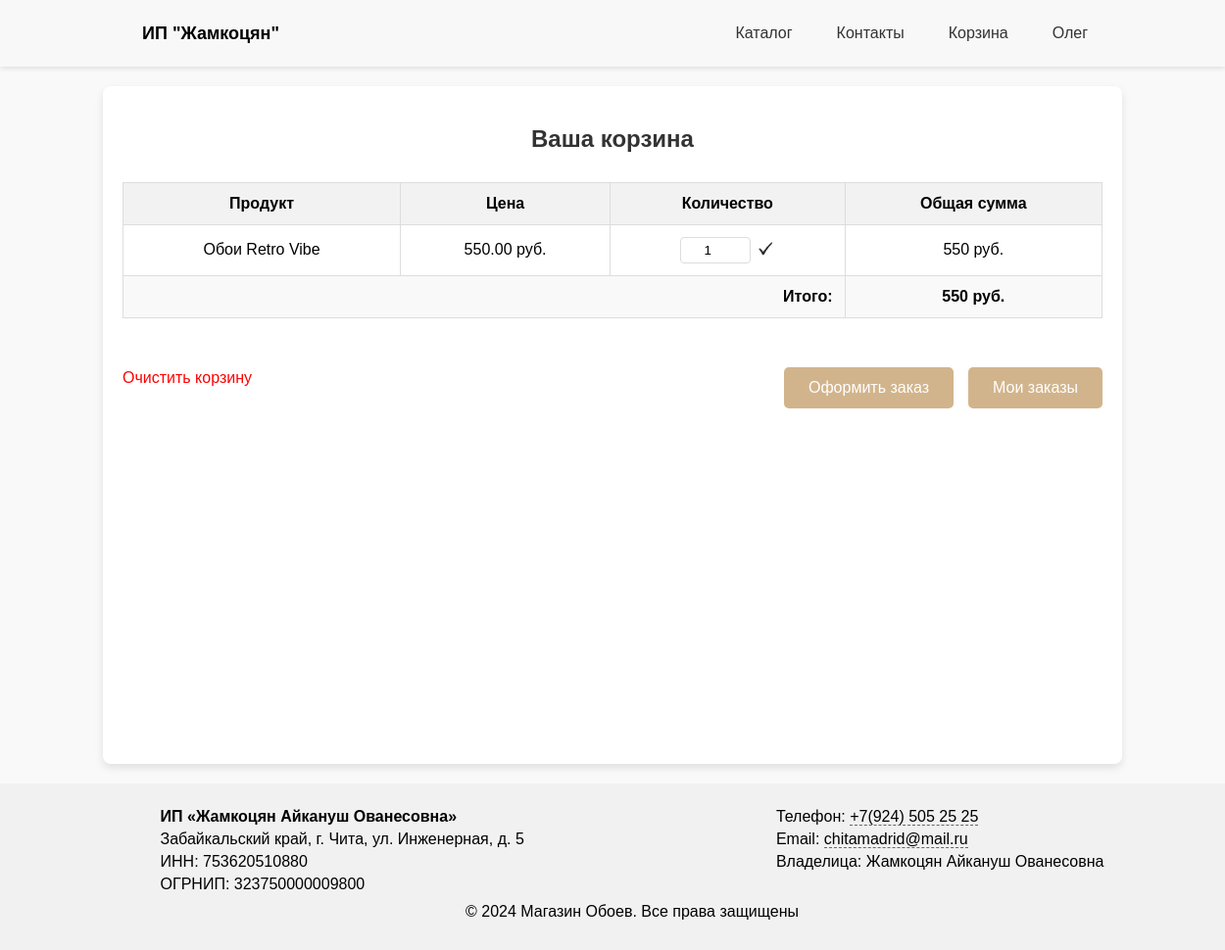
The page /cart.php (signed in) on the database its author committed.
### tables this page shows
CREATE TABLE `customers` (
  `customer_id` int NOT NULL,
  `first_name` varchar(255) NOT NULL,
  `last_name` varchar(255) NOT NULL,
  `email` varchar(255) NOT NULL,
  `phone_number` varchar(20) DEFAULT NULL,
  `address` text,
  `password` varchar(255) DEFAULT NULL,
  `image_path` varchar(255) DEFAULT NULL,
  `verification_code` varchar(6) DEFAULT NULL,
  `verification_expiry` datetime DEFAULT NULL,
  `is_verified` tinyint(1) DEFAULT '0'
);

CREATE TABLE `cart` (
  `cart_id` int NOT NULL,
  `customer_id` int DEFAULT NULL,
  `product_id` int DEFAULT NULL,
  `quantity` int NOT NULL,
  `total_price` decimal(10,2) NOT NULL
);

CREATE TABLE `products` (
  `product_id` int NOT NULL,
  `product_name` varchar(255) NOT NULL,
  `category_id` int DEFAULT NULL,
  `description` text,
  `price` decimal(10,2) NOT NULL,
  `stock_quantity` int DEFAULT '0',
  `image_path` varchar(255) DEFAULT NULL
);

CREATE TABLE `store_info` (
  `id` int NOT NULL,
  `name` varchar(255) NOT NULL,
  `address` text NOT NULL,
  `inn` varchar(12) NOT NULL,
  `ogrnip` varchar(15) NOT NULL,
  `phone` varchar(20) NOT NULL,
  `email` varchar(100) NOT NULL,
  `owner_name` varchar(255) NOT NULL
);

### cart.php (the view, shortened to what this page needs)
<?php
$conn = new mysqli('127.0.0.1', 'root', 'root', 'store_coverings');
$user_id = $_SESSION['user_id'];
$sql = "SELECT first_name, last_name, email, phone_number, address, image_path FROM customers WHERE customer_id = ?";
$stmt = $conn->prepare($sql);
$stmt->bind_param('i', $user_id);
$stmt->execute();
$result = $stmt->get_result();
$user = $result->fetch_assoc();
$sql_cart = "SELECT c.cart_id, c.product_id, c.quantity, p.product_name, p.price
             FROM cart c
             JOIN products p ON c.product_id = p.product_id
             WHERE c.customer_id = ?";
$stmt_cart = $conn->prepare($sql_cart);
$stmt_cart->bind_param('i', $user_id);
$stmt_cart->execute();
$result_cart = $stmt_cart->get_result();
$cart = $result_cart->fetch_all(MYSQLI_ASSOC);
$totalPrice = 0;
foreach ($cart as $product) {
    $totalPrice += $product['price'] * $product['quantity'];
}
?>
<!DOCTYPE html>
<html lang="ru">
<head>
    <link rel="stylesheet" href="css/style.css">
</head>
<body>
<div class="wrapper">
    <header class="header1">
        <div class="header-container1">
            <div class="logo">
                <button onclick="location.href='user.php'" style="background: none; border: none; color: black; font: inherit; cursor: pointer; padding: 0; font-weight: bold; font-size: 18px;">
                    ИП "Жамкоцян"
                </button>
            </div>
            <nav>
                <ul>
                    <li><button onclick="location.href='user_catalog1.php'">Каталог</button></li>
                    <li><button onclick="scrollToFooter()">Контакты</button></li>
                    <li><button onclick="location.href='cart.php'">Корзина</button></li>
                    <li>
                        <button>
                            <?php echo htmlspecialchars($user['first_name']); ?>
                        </button>
                    </li>
                </ul>
            </nav>
        </div>
    </header>
    <main>
        <h2>Ваша корзина</h2>
        <?php if (!empty($cart)): ?>
            <table id="cartTable">
                <thead>
                    <tr>
                        <th>Продукт</th>
                        <th>Цена</th>
                        <th>Количество</th>
                        <th>Общая сумма</th>
                    </tr>
                </thead>
                <tbody>
                    <?php foreach ($cart as $product): ?>
                        <tr data-cart-id="<?php echo $product['cart_id']; ?>">
                            <td><?php echo htmlspecialchars($product['product_name']); ?></td>
                            <td><?php echo htmlspecialchars($product['price']); ?> руб.</td>
                            <td>
                                <form method="POST" action="update_cart.php">
                                    <input type="number" name="quantity" value="<?php echo $product['quantity']; ?>" min="1" required>
                                    <button type="submit" style="background: none; border: none; padding: 0; cursor: pointer;">
                                        <img src="images/chek.png" alt="Обновить" style="width: 20px; height: 20px;">
                                    </button>
                                </form>
                            </td>
                            <td><?php echo $product['price'] * $product['quantity']; ?> руб.</td>
                        </tr>
                    <?php endforeach; ?>
                    <tr>
                        <td colspan="3" style="text-align: right; font-weight: bold;">Итого:</td>
                        <td style="font-weight: bold;"><?php echo $totalPrice; ?> руб.</td>
                    </tr>
                </tbody>
            </table>
            <div class="cart-actions">
                <div>
                    <form method="POST" action="clear_cart.php">
                        <button class="clear-cart">Очистить корзину</button>
                    </form>
                </div>
                <div class="buttons-container">
                    <button button class="checkout" onclick="showOrderConfirmModal()">Оформить заказ</button>
                    <button class="my-orders-btn" onclick="location.href='my_orders.php'">Мои заказы</button>
                </div>
            </div>
        <?php endif; ?>
    </main>
</div>
<?php
include('includes/footer.php');
?>
</body>
</html>

### includes/footer.php (shortened to what this page needs)
<?php
include('config/db_connect.php');
$query = "SELECT * FROM store_info LIMIT 1";
$result = $conn->query($query);
$store_info = $result->fetch_assoc();
?>
<footer id="contacts" style="padding: 20px; background-color: #f1f1f1; width: 100%; color: black;">
    <?php if ($store_info): ?>
        <div style="display: flex; justify-content: space-around; flex-wrap: wrap; text-align: left; gap: 20px;">
            <div>
                <p><strong><?php echo htmlspecialchars($store_info['name']); ?></strong></p>
                <p><?php echo htmlspecialchars($store_info['address']); ?></p>
                <p>ИНН: <?php echo htmlspecialchars($store_info['inn']); ?></p>
                <p>ОГРНИП: <?php echo htmlspecialchars($store_info['ogrnip']); ?></p>
            </div>
            <div>
                <p>Телефон: <a href="tel:<?php echo htmlspecialchars(preg_replace('/[^0-9+]/', '', $store_info['phone'])); ?>"
                              style="color: black; text-decoration: none; border-bottom: 1px dashed #666;"
                              onmouseover="this.style.color='#A0522D'; this.style.textDecoration='underline';"
                              onmouseout="this.style.color='black'; this.style.textDecoration='none';">
                        <?php echo htmlspecialchars($store_info['phone']); ?>
                    </a>
                </p>
                <p>Email: <a href="mailto:<?php echo htmlspecialchars($store_info['email']); ?>"
                            style="color: black; text-decoration: none; border-bottom: 1px dashed #666;"
                            onmouseover="this.style.color='#A0522D'; this.style.textDecoration='underline';"
                            onmouseout="this.style.color='black'; this.style.textDecoration='none';">
                        <?php echo htmlspecialchars($store_info['email']); ?>
                    </a>
                </p>
                <p>Владелица: <?php echo htmlspecialchars($store_info['owner_name']); ?></p>
            </div>
        </div>
        <div style="text-align: center; margin-bottom: 10px;">
            <p>&copy; 2024 Магазин Обоев. Все права защищены</p>
        </div>
    <?php else: ?>
        <p style="text-align: center;">Информация о магазине временно недоступна.</p>
    <?php endif; ?>
</footer>

### css/style.css (style rules this page uses)
body, html { margin: 0; padding: 0; height: 100%; font-family: Arial, sans-serif; }
.wrapper { display: flex; flex-direction: column; min-height: 100%; }
.header1 { background-color: #f8f8f8; }
.logo { display: inline-block; vertical-align: middle; padding-left: 20px; }
nav ul { display: inline-flex; gap: 15px; list-style: none; margin: 0; padding: 0; }
main { padding: 20px; text-align: center; flex: 1; }
footer { background-color: #D2B48C; color: white; text-align: center; padding: 10px; }

### cart.php (style rules this page uses)
html, body { height: 100%; margin: 0; padding: 0; font-family: Arial, sans-serif; }
body { display: flex; flex-direction: column; min-height: 100vh; background-color: #f9f9f9; }
.wrapper { flex: 1; display: flex; flex-direction: column; }
header { background-color: rgba(255, 255, 255, 0.8); backdrop-filter: blur(10px); position: sticky; top: 0; width: 100%; z-index: 1000; box-shadow: 0px 2px 5px rgba(0, 0, 0, 0.1); padding: 15px 0; }
.header-container1 { display: flex; justify-content: space-between; align-items: center; max-width: 1000px; margin: 0 auto; padding: 0 50px; }
nav ul { display: flex; gap: 15px; list-style: none; padding: 0; margin: 0; }
nav ul li button { background: none; border: none; color: #333; font-size: 16px; cursor: pointer; padding: 10px 15px; transition: color 0.3s; }
main { flex: 1; max-width: 1000px; margin: 20px auto; background: #fff; padding: 20px; border-radius: 8px; box-shadow: 0 4px 8px rgba(0, 0, 0, 0.1); width: 90%; }
h2 { text-align: center; color: #333; margin-bottom: 30px; }
table { width: 100%; border-collapse: collapse; margin: 20px 0; }
th, td { padding: 12px; border: 1px solid #ddd; text-align: center; }
thead tr { background-color: #f2f2f2; }
tbody tr:nth-child(even) { background-color: #f9f9f9; }
table input[type="number"] { width: 60px; text-align: center; padding: 5px; border: 1px solid #ddd; border-radius: 4px; }
table form { display: flex; align-items: center; justify-content: center; gap: 5px; }
.cart-actions { display: flex; justify-content: space-between; align-items: center; margin-top: 30px; }
.clear-cart { background: none; border: none; color: red; font-size: 16px; cursor: pointer; padding: 0; }
.checkout, .my-orders-btn { padding: 12px 25px; border-radius: 5px; font-size: 16px; cursor: pointer; background-color: #D2B48C; color: white; border: none; transition: background-color 0.3s; }
.buttons-container { display: flex; gap: 15px; justify-content: flex-end; margin-top: 20px; }

### includes/footer.php (style rules this page uses)
footer { padding: 20px; background-color: #f1f1f1; color: black; font-family: Arial, sans-serif; margin-top: auto; width: 100%; }
footer div { max-width: 1200px; margin: 0 auto; }
footer div p { margin: 5px 0; }
footer a { color: black; text-decoration: none; }

### rows shown on the page
customers: first_name "Олег"
cart: product.product_name "Обои Retro Vibe", product.price "550.00", quantity "1", $product['price'] * $product['quantity'] "550"
store_info: name "ИП «Жамкоцян Айкануш Ованесовна»", address "Забайкальский край, г. Чита, ул. Инженерная, д. 5", inn "753620510880", ogrnip "323750000009800", phone "+7(924) 505 25 25", email "chitamadrid@mail.ru", owner_name "Жамкоцян Айкануш Ованесовна"

### other values the page prints
$totalPrice "550"
